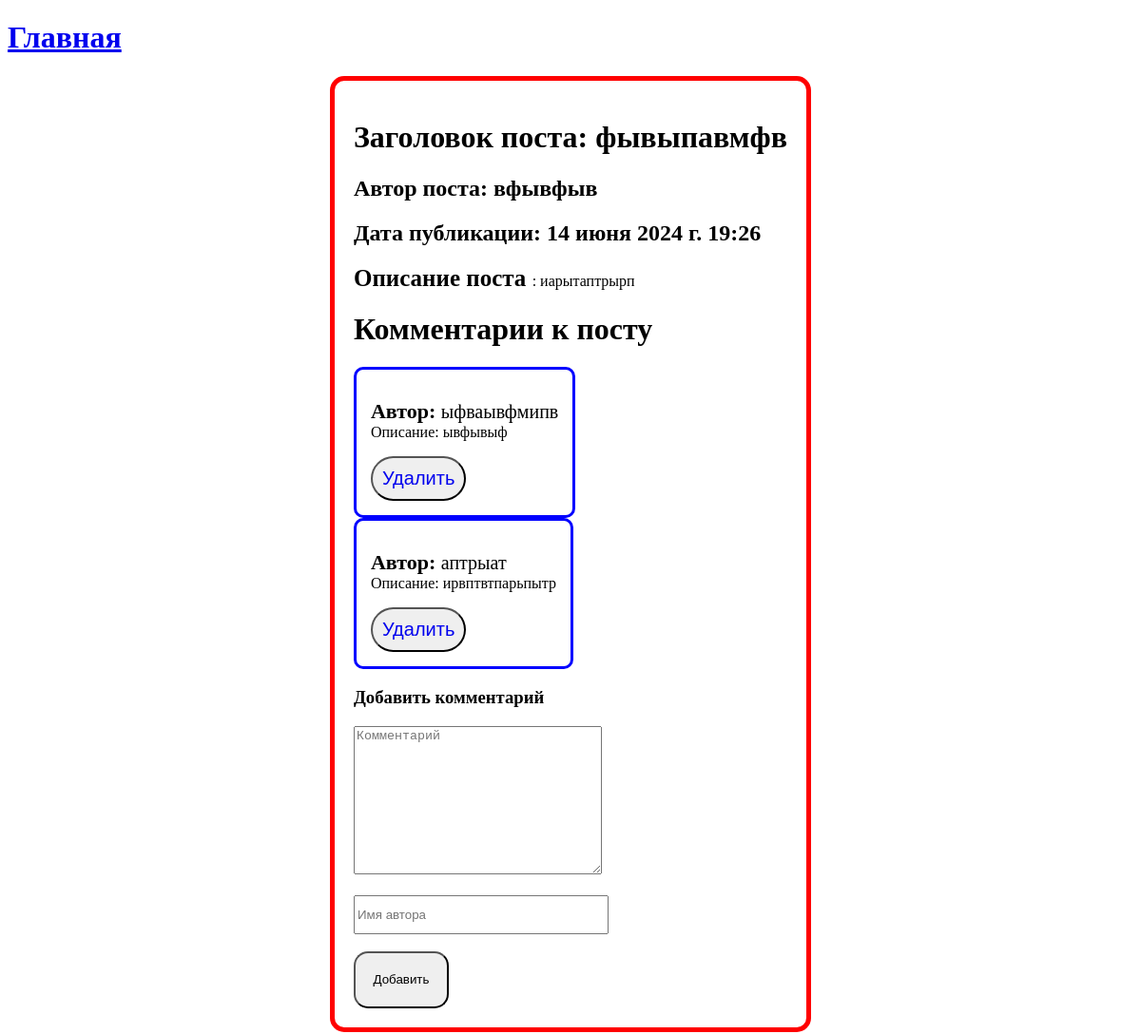
/post_info/13, run on the app's committed database.
### post/models.py (models this page shows, shortened)
class Post(models.Model):
    author = models.CharField(max_length=100)
    title = models.CharField(max_length=200)
    slug = models.SlugField(unique=True)
    description = models.TextField()
    published_at= models.DateTimeField(auto_now_add=True)
    category = models.ForeignKey(Category, on_delete=models.CASCADE)
    class Meta:
        verbose_name = 'Пост'
        verbose_name_plural = 'Посты'
        ordering = ['published_at']

class Comment(models.Model):
    content = models.TextField()
    comment_author = models.CharField(max_length=100)
    published_at = models.DateField(auto_now_add=True)
    post = models.ForeignKey('Post', on_delete=models.CASCADE, related_name='comments')
    class Meta:
        verbose_name_plural = 'Комментарии'
        verbose_name = 'Комментарий'

### post/views.py (the view)
# urls.py: path('post_info/<int:post_id>', views.post_info, name='post_info'),
def post_info(request, post_id):
    post = get_object_or_404(Post, pk=post_id)
    comments = post.comments.all()
    print(type(comments))
    return render(request, 'post/post_info.html', {'post':post, 'comments':comments})

### post/templates/post/post_info.html (shortened to what this page needs)
{% extends 'post/index.html' %}
{% block content %}
    <div class="postinformation">
        <h1>Заголовок поста: {{ post.title }}</h1>
        <h2>Автор поста: {{ post.author }}</h2>
        <h2>Дата публикации: {{ post.published_at }}</h2>
        <div class="post_info">
             <p> <strong style="font-size: 25px">Описание поста </strong>: {{ post.description }}</p>
        </div>
        <h1>Комментарии к посту</h1>
        {% for comment in comments %}
            <div class="comment">
                   <p><strong style="font-size: 22px">Автор: </strong><span style="font-size: 20px"> {{ comment.comment_author }}</span><br> Описание:  {{ comment.content }} </p>
                    <button style="font-size: 20px; border-radius: 25px; padding: 10px;">
                        <a href="{% url 'delete_comment' comment_id=comment.id post_id=post.id %}" style="text-decoration: none;">
                                Удалить
                        </a>
                    </button>
            </div>
        {% endfor %}
        <form action="{% url 'add_comment' post_id=post.id %}" method="POST">
            <h3>Добавить комментарий</h3>
            <textarea name="comment_name" id="" cols="30" rows="10" placeholder="Комментарий"></textarea>
            <br><br>
            <input style="width: 260px; height: 35px;" type="text" placeholder="Имя автора" name="comment_author">
            <br><br>
            <button style="width: 100px; height: 60px; border-radius: 15px; padding: 15px;">Добавить</button>
        </form>
</div>
{% endblock content %}

### post/static/style.css (style rules this page uses)
.comment { width: fit-content; height: max-content; border: 3px solid blue; border-radius: 10px; padding: 15px; }
.postinformation { width: fit-content; height: fit-content; border: 5px solid red; padding: 20px; margin: 0 auto; border-radius: 15px; }

### data on the page
Post: title "фывыпавмфв", author "вфывфыв", published_at "14 июня 2024 г. 19:26", description "иарытаптрырп"
Comment: comment_author "ыфваывфмипв", content "ывфывыф"
Comment: comment_author "аптрыат", content "ирвптвтпарьпытр"
